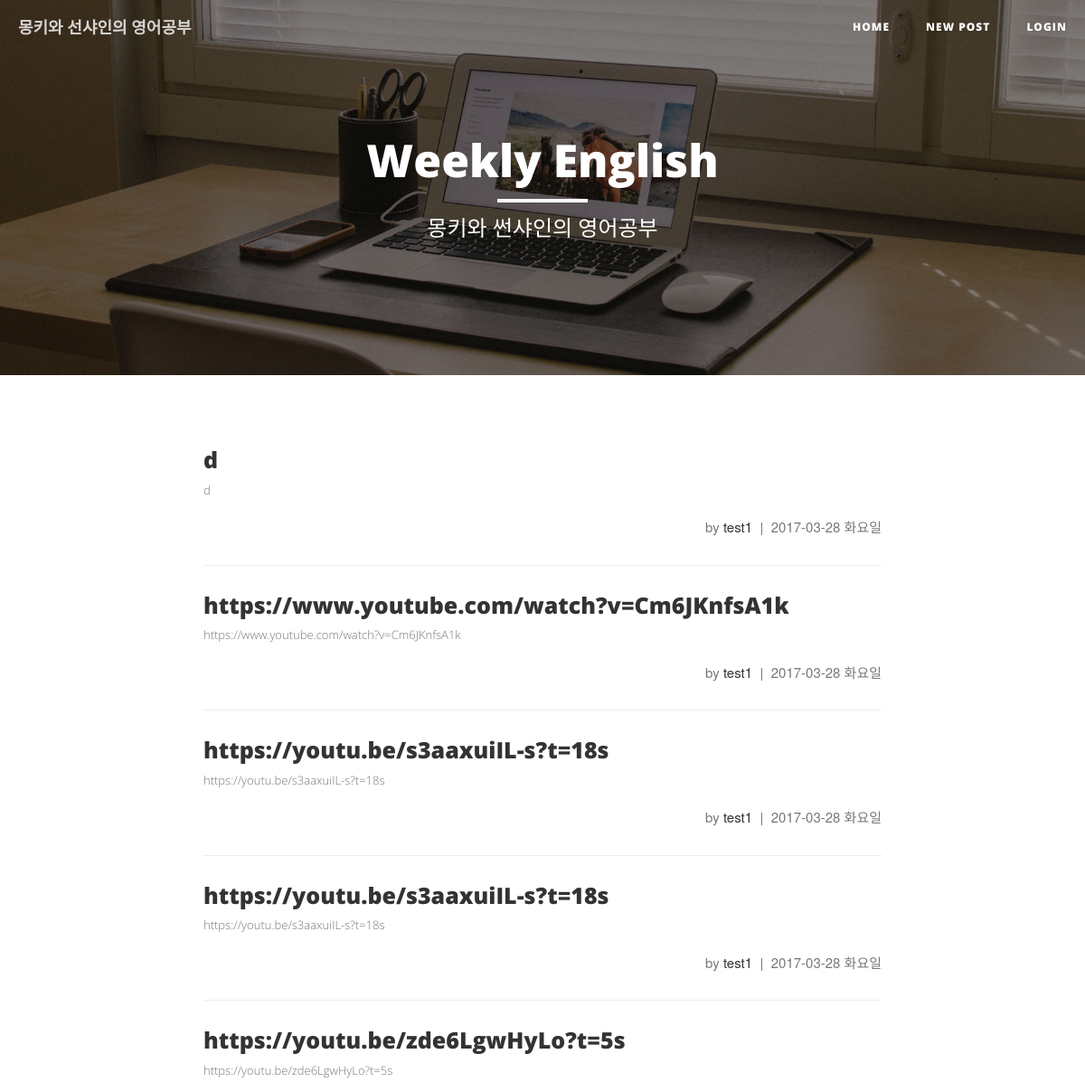
Before: / (upper part) with the older database file.
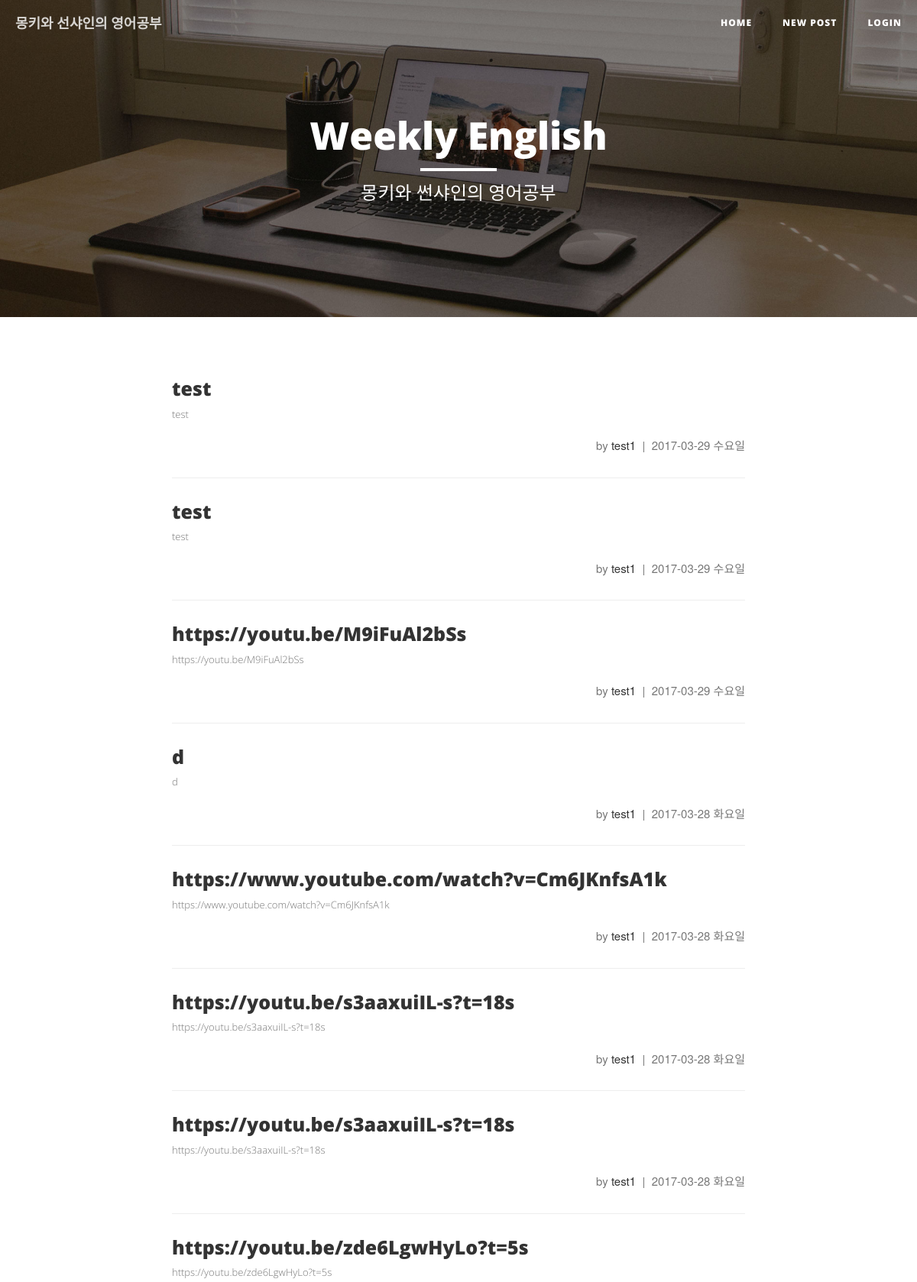
After: the same page with the newer database file.
### study/models.py (models this page shows, shortened)
class Post(models.Model):
    author = models.ForeignKey('auth.User')
    title = models.CharField(max_length=200, verbose_name='제목')
    origin = models.CharField(max_length=200,  blank=True, null=True, verbose_name='원본 URL')
    video_url = models.CharField(max_length=100, blank=True, null=True, verbose_name='YouTube 링크')
    video_key = models.CharField(max_length=12, null=True, blank=True)
    video_time = models.IntegerField(null=True, blank=True)
    video_url2 = models.CharField(max_length=100, blank=True, null=True, verbose_name='YouTube 링크2')
    video_key2 = models.CharField(max_length=12, null=True, blank=True)
    video_time2 = models.IntegerField(null=True, blank=True)
    text = models.TextField(verbose_name='내용')
    created_date = models.DateTimeField(auto_now_add=True)

### study/views.py (the view)
# urls.py: url(r'^$', views.post_list, name='post_list'),
def post_list(request):
    posts = Post.objects.all().order_by('-created_date')
    return render(request, 'bsr/post_list.html', {'posts':posts})

### study/templates/bsr/post_list.html (shortened to what this page needs)
{% extends 'bsr/base.html' %}
{% block heading %}
<div class="site-heading">
    <h1 class><a class="heading" href="/">Weekly English</a></h1>
    <hr class="small">
    <span class="subheading">몽키와 썬샤인의 영어공부</span>
</div>
{% endblock %}
{% block content %}
{% for post in posts %}
  <div class="post-preview">
      <a href="{% url 'study:post_detail' pk=post.pk %}">
          <h2 class="post-title">
              {{ post.title }}
          </h2>
          <h3 class="post-subtitle">
              {{ post.text | truncatechars:200  }}
          </h3>
      </a>
      <p class="post-meta">by <a href="#">{{ post.author }}</a>&nbsp;&nbsp;|&nbsp;&nbsp;{{ post.created_date | date:"Y-m-d D" }}</p>
  </div>
  <hr>
{% endfor %}
{% endblock content %}

Changed rows visible on the page:
added Post: title "test", text "test", author "test1", created_date "2017-03-29 수요일"
added Post: title "test", text "test", author "test1", created_date "2017-03-29 수요일"
added Post: title "https://youtu.be/M9iFuAl2bSs", text "https://youtu.be/M9iFuAl2bSs", author "test1", created_date "2017-03-29 수요일"
